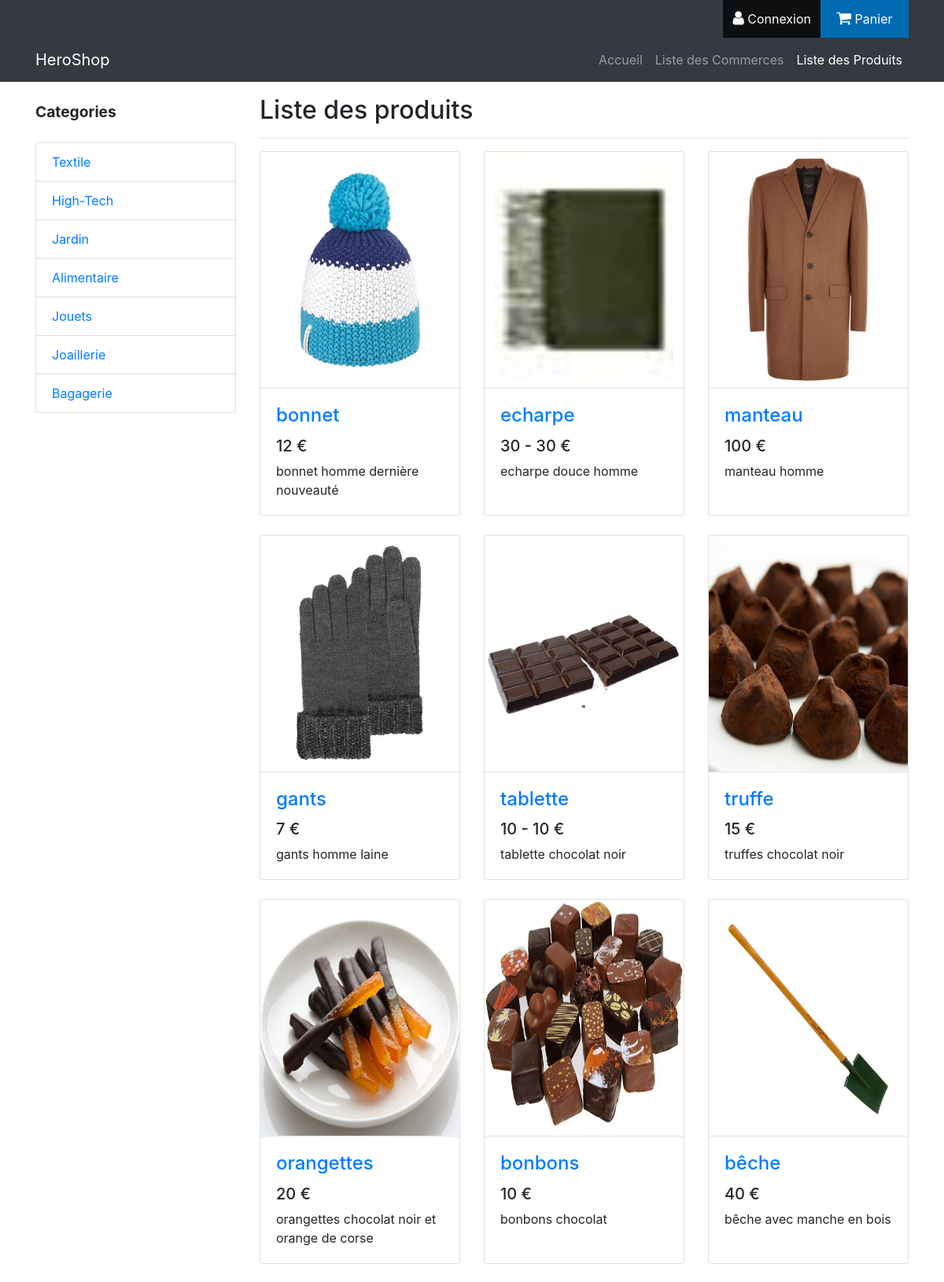
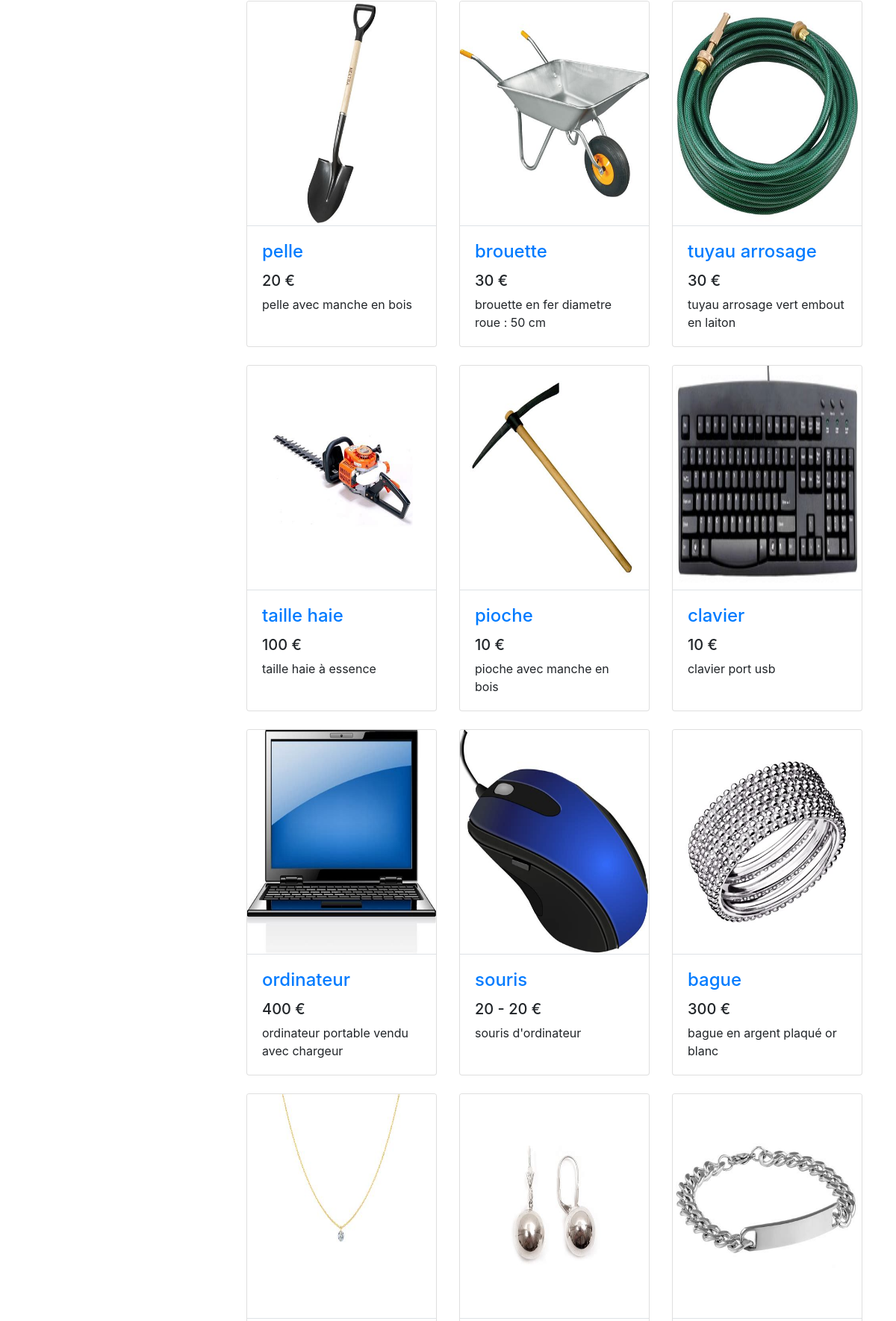
Screenshot of /Produits/ (upper part) with the database file from the repository (2 pictures, top to bottom).
### tables this page shows
CREATE TABLE `produit_type` (
  `idProduitType` int(8) UNSIGNED NOT NULL,
  `nomProduitType` varchar(128) NOT NULL,
  `descriptionProduitType` text NOT NULL,
  `prixProduitType` float NOT NULL,
  `seuilStockProduitType` int(8) NOT NULL,
  `idCategorie` int(8) UNSIGNED DEFAULT NULL,
  `siretCommerce` varchar(14) NOT NULL
);

### application/libraries/Layout.php (called while the page is built, shortened)
<?php
class Layout {
    private $CI;
    private $var = array();
    public function __construct() {
        $this->CI = & get_instance();
        $this->var['output'] = '';
        $this->var['titre'] = ucfirst($this->CI->router->fetch_method()) . ' - ' . ucfirst($this->CI->router->fetch_class());
        $this->var['charset'] = $this->CI->config->item('charset');
        $this->var['css'] = array();
        $this->var['js'] = array();
        $this->var['jquery'] = array();
        $this->var['menu'] = array();
        $this->var['topMenu'] = array();
        $this->var['sideMenu'] = array();
        $this->var['nomSideMenu'] = "";
    }
    public function view($name, $data = array(), $return = false) {
        $this->var['output'] .= $this->CI->load->view($name, $data, true);
        if (!$return) {
            $this->CI->load->view('../themes/default_layout', $this->var);
        } else {
            return $this->CI->load->view('../themes/default_layout', $this->var, true);
        }
    }
    public function views($name, $data = array()) {
        $this->var['output'] .= $this->CI->load->view($name, $data, true);
        return $this;
    }
    public function ajouter_menu($menu, $intitule, $controller) {
        $this->var[$menu][$controller] = array(
            "intitule" => $intitule,
            "url" => site_url($controller . "/"),
            "actif" => $controller == $this->CI->router->fetch_class(),
        );
    }
    public function ajouter_menu_url($menu, $intitule, $url) {
        $this->var[$menu][$url] = array(
            "intitule" => $intitule,
            "url" => site_url($url . "/"),
        );
    }
    public function init_menu() {
        $this->CI->load->library('session');
    }
    public function setNomSideMenu($nom = "") {
        $this->var['nomSideMenu'] = $nom;
    }
}

### application/controllers/Produits.php (called while the page is built, shortened)
<?php
class Produits extends CI_Controller {
    public function __construct() {
        $categ = $this -> Categorie_model -> read('*');
        foreach ($categ as $c) {
            $intitule = mb_strtoupper(mb_substr($c -> descriptionCategorie, 0, 1)) . mb_substr($c -> descriptionCategorie, 1);
            $this -> layout -> ajouter_menu_url('sideMenu', $intitule, 'Produits/liste_produits/' . $c -> idCategorie);
        }
        $this -> layout -> setNomSideMenu("Categories");
    }
    public function index() {
        $this -> liste_produits();
    }
    public function liste_produits($id_Categ = 0) {
        $where = array();
        $result = $this -> Produit_type_model -> read('*', $where);
        if ($result && count($result) > 0) {
            $liste_produits = array();
            foreach ($result as $produit) {
                $produit -> img_url = url_images_in_folder("/assets/images/produits/produit_" . $produit -> idProduitType . "/", true)[0];
                $longueur_max_description = 100;
                $produit -> descriptionProduitType = substr($produit -> descriptionProduitType, 0, $longueur_max_description);
                $produit -> prixProduitType = $this -> Produit_type_model -> getRangePrice($produit -> idProduitType);
                $liste_produits[] = $produit;
            }
            $data = array(
                "produits" => $liste_produits,
            );
            $this -> layout -> views('Produits/title_not_commercant');
            $this -> layout -> view('Produits/liste_produits', $data);
        }
    }
}
?>

### index.php (called while the page is built, shortened)
<?php
require_once BASEPATH.'core/CodeIgniter.php';

### application/core/MY_Model.php (called while the page is built, shortened)
<?php
class MY_Model extends CI_Model {
    public function read($select = '*', $where = array(), $nb = null, $debut = null) {
        return $this->db->select($select)
                        ->from($this->table)
                        ->where($where)
                        ->limit($nb, $debut)
                        ->get()
                        ->result();
    }
}

### application/helpers/MY_url_helper.php (called while the page is built, shortened)
<?php  if ( ! defined('BASEPATH')) exit('No direct script access allowed');
if ( ! function_exists('site_url'))
{
	function site_url($uri = '')
	{
		if( ! is_array($uri))
		{
			$uri = func_get_args();
		}
		$CI =& get_instance();
		return $CI->config->site_url($uri);
	}
}

### application/views/Produits/liste_produits.php (the view)
<div id="liste_produits">
    <div class="row">
        <?php if(isset($produits)): ?>
            <?php foreach ($produits as $p): ?>
                <div class="col-lg-4 col-md-6 mb-4">
                    <div class="card h-100">
                        <a  class="border-bottom" href="<?php echo site_url('/Produits/fiche_produit/' . $p->idProduitType) ?>" style="display:flex; justify-content: center">
                            <img class="card-img-top" src="<?php echo $p->img_url ?>" alt="<?php echo $p->nomProduitType ?>" style="height:300px; width: auto;">
                        </a>
                        <div class="card-body">
                            <h4 class="card-title">
                                <a href="<?php echo site_url('/Produits/fiche_produit/' . $p->idProduitType) ?>">
                                    <?php echo $p->nomProduitType ?>
                                </a>
                            </h4>
                            <h5><?php echo $p->prixProduitType ?> €</h5>
                            <p class="card-text"><?php echo $p->descriptionProduitType ?></p>
                        </div>
                    </div>
                </div>
            <?php endforeach; ?>
        <?php endif; ?>
    </div>
</div>

### assets/css/shop-homepage.css (style rules this page uses)
body { padding-top: 54px; }
@media (min-width: 992px) { body { padding-top: 56px; } }

### assets/css/main.css (style rules this page uses)
html { height: 100%; }
body { padding-top:0; display: flex; min-height: 100vh; flex-direction: column; }
img { max-width : 100%; height: auto; display: block; }

### rows the page displays
produit_type: shows a picture, nomProduitType "bonnet", prixProduitType "12", descriptionProduitType "bonnet homme dernière nouveauté"
produit_type: shows a picture, nomProduitType "echarpe", prixProduitType "30 - 30", descriptionProduitType "echarpe douce homme"
produit_type: shows a picture, nomProduitType "manteau", prixProduitType "100", descriptionProduitType "manteau homme"
produit_type: shows a picture, nomProduitType "gants", prixProduitType "7", descriptionProduitType "gants homme laine"
produit_type: shows a picture, nomProduitType "tablette", prixProduitType "10 - 10", descriptionProduitType "tablette chocolat noir"
produit_type: shows a picture, nomProduitType "truffe", prixProduitType "15", descriptionProduitType "truffes chocolat noir"
produit_type: shows a picture, nomProduitType "orangettes", prixProduitType "20", descriptionProduitType "orangettes chocolat noir et orange de corse"
produit_type: shows a picture, nomProduitType "bonbons", prixProduitType "10", descriptionProduitType "bonbons chocolat"
produit_type: shows a picture, nomProduitType "bêche", prixProduitType "40", descriptionProduitType "bêche avec manche en bois"
produit_type: shows a picture, nomProduitType "pelle", prixProduitType "20", descriptionProduitType "pelle avec manche en bois"
produit_type: shows a picture, nomProduitType "brouette", prixProduitType "30", descriptionProduitType "brouette en fer diametre roue : 50 cm"
produit_type: shows a picture, nomProduitType "tuyau arrosage", prixProduitType "30", descriptionProduitType "tuyau arrosage vert embout en laiton"
produit_type: shows a picture, nomProduitType "taille haie", prixProduitType "100", descriptionProduitType "taille haie à essence"
produit_type: shows a picture, nomProduitType "pioche", prixProduitType "10", descriptionProduitType "pioche avec manche en bois"
produit_type: shows a picture, nomProduitType "clavier", prixProduitType "10", descriptionProduitType "clavier port usb"
produit_type: shows a picture, nomProduitType "ordinateur", prixProduitType "400", descriptionProduitType "ordinateur portable vendu avec chargeur"
produit_type: shows a picture, nomProduitType "souris", prixProduitType "20 - 20", descriptionProduitType "souris d'ordinateur"
produit_type: shows a picture, nomProduitType "bague", prixProduitType "300", descriptionProduitType "bague en argent plaqué or blanc"
produit_type: shows a picture
produit_type: shows a picture
produit_type: shows a picture

### other values shown
$topMenu['Auth']['intitule'] "Connexion"
$topMenu['Panier']['intitule'] "Panier"
$m["intitule"] "Accueil"
$m["intitule"] "Liste des Commerces"
$m["intitule"] "Liste des Produits"
$nomSideMenu "Categories"
$m['intitule'] "Textile"
$m['intitule'] "High-Tech"
$m['intitule'] "Jardin"
$m['intitule'] "Alimentaire"
$m['intitule'] "Jouets"
$m['intitule'] "Joaillerie"
$m['intitule'] "Bagagerie"
